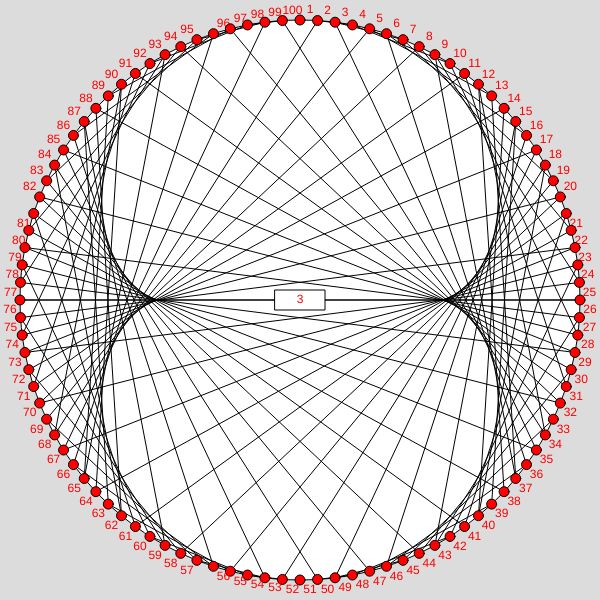
Frame 1 (no input)
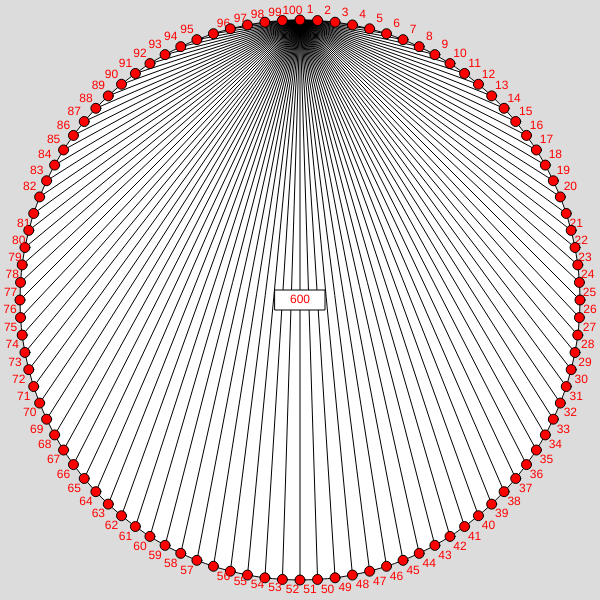
Frame 60 (no input)
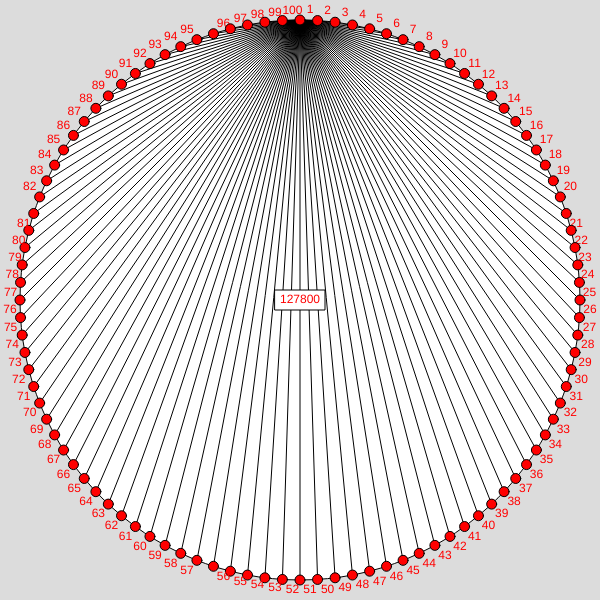
Frame 120 (the mouse pressed at the canvas centre since frame 60)

The p5.js sketch that drew these frames (run headless with seeded random() and noise() and a simulated clock; from frame 60 on, the mouse is pressed at the canvas centre):

// p5.js sketch
// ── sketch.js
let center_x = 300; let center_y = 300;
let points_x = [];
let points_y = [];
let num_points = 100;
let radius = 280;
let point_r = 10;
let grade = 3;

function setup() {
  createCanvas(600, 600);
  angleMode(DEGREES);
  textAlign(CENTER, CENTER);
  for (i=0; i<num_points; i++){
    points_x[i] = center_x + radius*sin(i*360/num_points);
    points_y[i] = center_x - radius*cos(i*360/num_points);
  }
}

function draw() {
  background(220);
  
  fill(255);
  circle(center_x, center_y, radius*2);

  for (i=0; i<100; i++){
    let s = i % num_points;
    let e = (i*grade) % num_points;
    line(points_x[s], points_y[s], points_x[e], points_y[e]);
  }

  fill(255,0,0);
  for (i=0; i<num_points; i++){
    let x_e = 10; let y_e = 20;
    circle(points_x[i], points_y[i], point_r);
    if (points_x[i] > 200) { x_e = 10} else if(points_x[i]<200){ x_e = -10 } else { x_e = 0};
    if (points_y[i] > 200) { y_e = 10} else if(points_y[i]<200){ y_e = -10 } else { y_e = 0 };
    text(i+1, points_x[i] + x_e, points_y[i] + y_e);
  }

  fill(255);
  rect(center_x - 25, center_y - 10, 50, 20);
  fill(255,0,0);
  text(grade, center_x, center_y);

  grade = map(mouseX, 0, 1, width, 1024);
}
